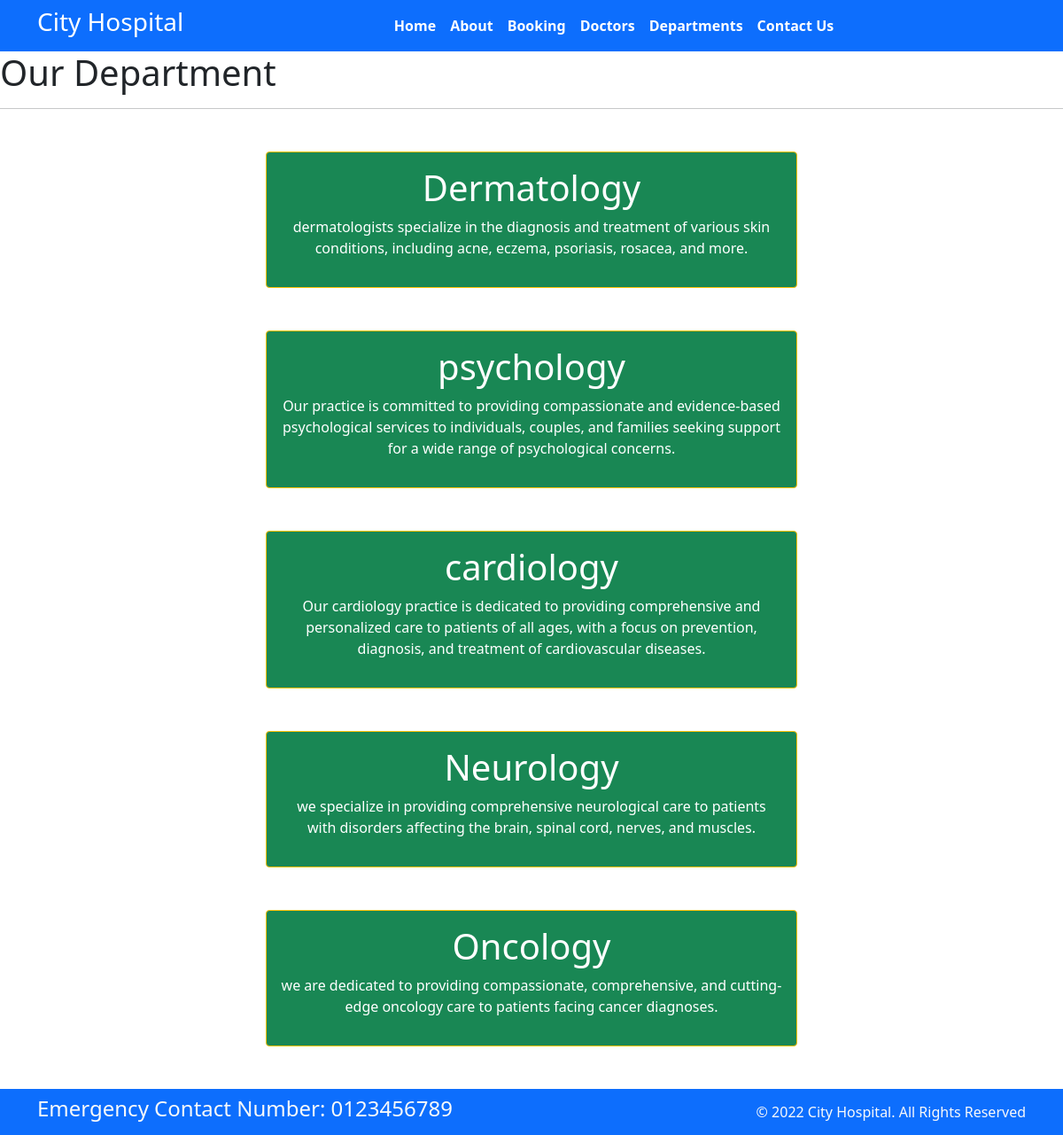
Screenshot of /department with the database file from the repository.
### home/models.py (models this page shows, shortened)
class Departments(models.Model):
    dep_name=models.CharField(max_length=100)
    dep_description=models.TextField()

### home/views.py (the view)
# urls.py: path('department',views.department, name='department'),
def department(request):
    dict_dept={
       'dept' :Departments.objects.all()
    }
    return render(request,'department.html',dict_dept)

### templates/department.html
{% extends "base.html"%} {% block title %} Department {% endblock %}
{% block content %}
<h1>Our Department</h1>
<hr />
{% for d in dept %}
<div
  class="mx-auto w-50 bg-success text-center text-white p-3 my-5 border border-warning rounded"
>
  <h1>{{d.dep_name}}</h1>
  <p>{{d.dep_description}}</p>
</div>
{% endfor %}
{% endblock %}

### rows the page displays
Departments: dep_name "Dermatology", dep_description "dermatologists specialize in the diagnosis and treatment of various skin conditions, including acne, eczema, psoriasis, rosacea, and more."
Departments: dep_name "psychology", dep_description "Our practice is committed to providing compassionate and evidence-based psychological services to individuals, couples, and families seeking support for a wide range of psychological concerns."
Departments: dep_name "cardiology", dep_description "Our cardiology practice is dedicated to providing comprehensive and personalized care to patients of all ages, with a focus on prevention, diagnosis, and treatment of cardiovascular diseases."
Departments: dep_name "Neurology", dep_description "we specialize in providing comprehensive neurological care to patients with disorders affecting the brain, spinal cord, nerves, and muscles."
Departments: dep_name "Oncology", dep_description "we are dedicated to providing compassionate, comprehensive, and cutting-edge oncology care to patients facing cancer diagnoses."
